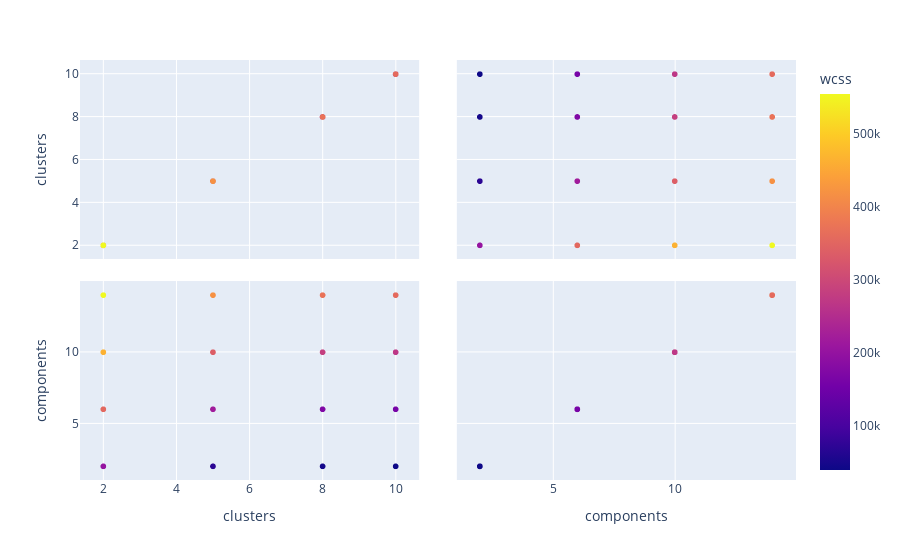

This figure's notebook cell:
### Code cell
m2_wcss_graph = px.scatter_matrix(m2_wcss_df, dimensions=[m2_wcss_df['clusters'],m2_wcss_df['components']],color=m2_wcss_df['wcss'])
m2_wcss_graph.show()

### Figure 1 — Plotly figure (JSON) as saved in the notebook; plotly's stock layout.template omitted (floating-point values rounded to 4 significant figures)
{"data": [{"dimensions": [{"axis": {"matches": true}, "label": "clusters", "values": [2, 5, 8, 10, 2, 5, 8, 10, 2, 5, 8, 10, 2, 5, 8, 10]}, {"axis": {"matches": true}, "label": "components", "values": [2, 2, 2, 2, 6, 6, 6, 6, 10, 10, 10, 10, 14, 14, 14, 14]}], "hovertemplate": "%{xaxis.title.text}=%{x}<br>%{yaxis.title.text}=%{y}<br>wcss=%{marker.color}<extra></extra>", "legendgroup": "", "marker": {"color": [201600.0, 68450.0, 45480.0, 38900.0, 353500.0, 217900.0, 172800.0, 160400.0, 463800.0, 337300.0, 281800.0, 267300.0, 554100.0, 418000.0, 370300.0, 357900.0], "coloraxis": "coloraxis", "symbol": "circle"}, "name": "", "showlegend": false, "type": "splom"}], "layout": {"coloraxis": {"colorbar": {"title": {"text": "wcss"}}, "colorscale": [[0, "#0d0887"], [0.1111, "#46039f"], [0.2222, "#7201a8"], [0.3333, "#9c179e"], [0.4444, "#bd3786"], [0.5556, "#d8576b"], [0.6667, "#ed7953"], [0.7778, "#fb9f3a"], [0.8889, "#fdca26"], [1, "#f0f921"]]}, "dragmode": "select", "legend": {"tracegroupgap": 0}, "margin": {"t": 60}}}
